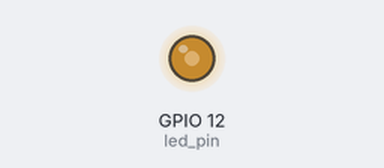
A program run on a simulated Raspberry Pi (BCM pin numbers). Shown: output pins drawn as LEDs (lit = HIGH). At 4.0 s the program stops and its outputs stay as they are.

Above: at 0.1 s.
At 2.1 s:
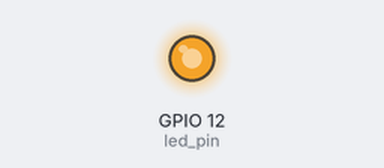
At 4.1 s:
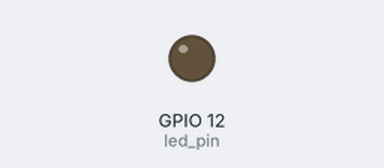
Timing chart, 0 to 5.5 s (numbered marks = the images above):
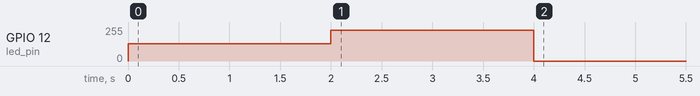

Measured:
- by itself, GPIO 12 (led_pin): 0/255 → 128/255 at 0.00 s, → 230/255 2.0 s later, → 0/255 2.0 s later

The program:

fading_led_with_pwm.py
```python
import time
import RPi.GPIO as GPIO

# Pin definitions
led_pin = 12

# Use "GPIO" pin numbering
GPIO.setmode(GPIO.BCM)
# Set LED pin as output
GPIO.setup(led_pin, GPIO.OUT)
# Initialize pwm object with 50 Hz and 0% duty cycle
pwm = GPIO.PWM(led_pin, 50)


pwm.start(0)

# Set PWM duty cycle to 50%, wait, then to 90%
pwm.ChangeDutyCycle(50)
time.sleep(2)
pwm.ChangeDutyCycle(90)
time.sleep(2)


# Stop, cleanup, and exit
pwm.stop()
GPIO.cleanup()
```
